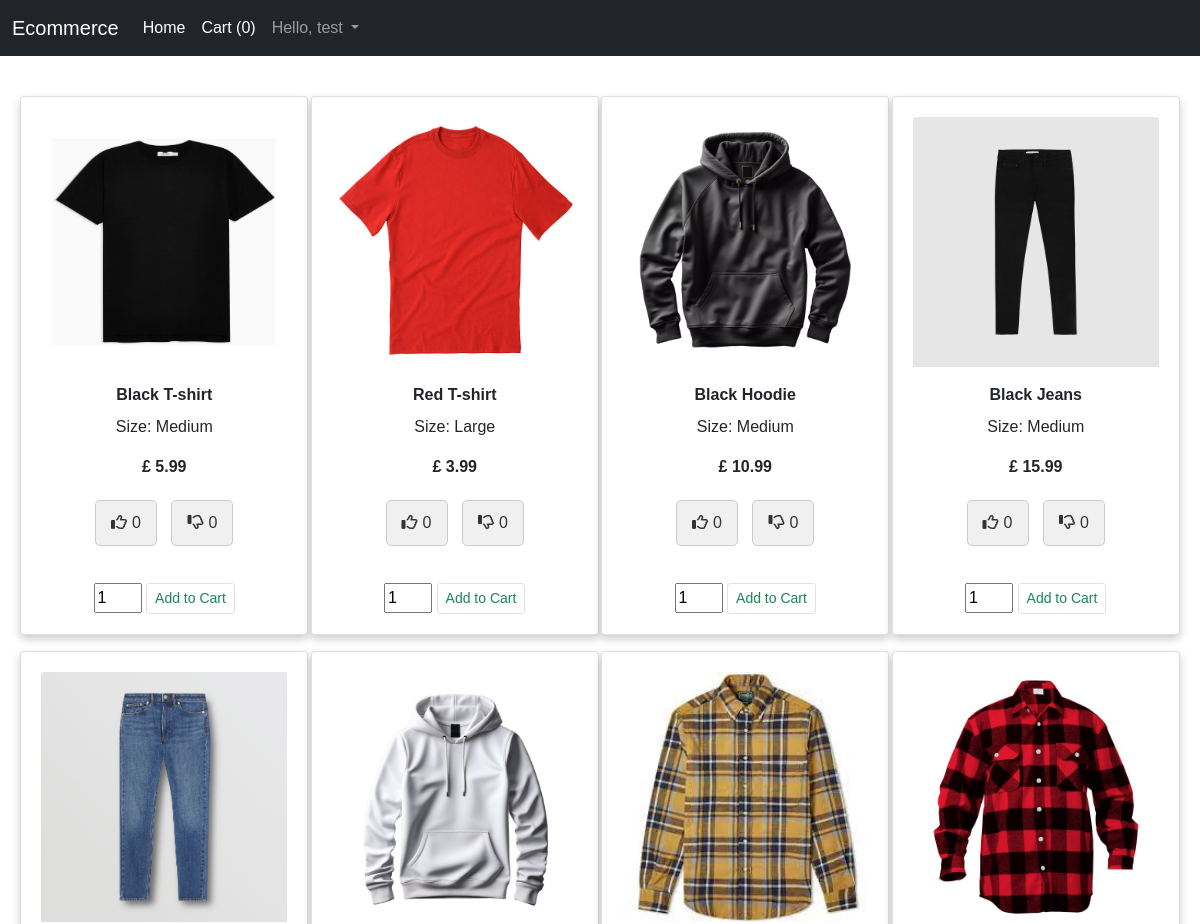
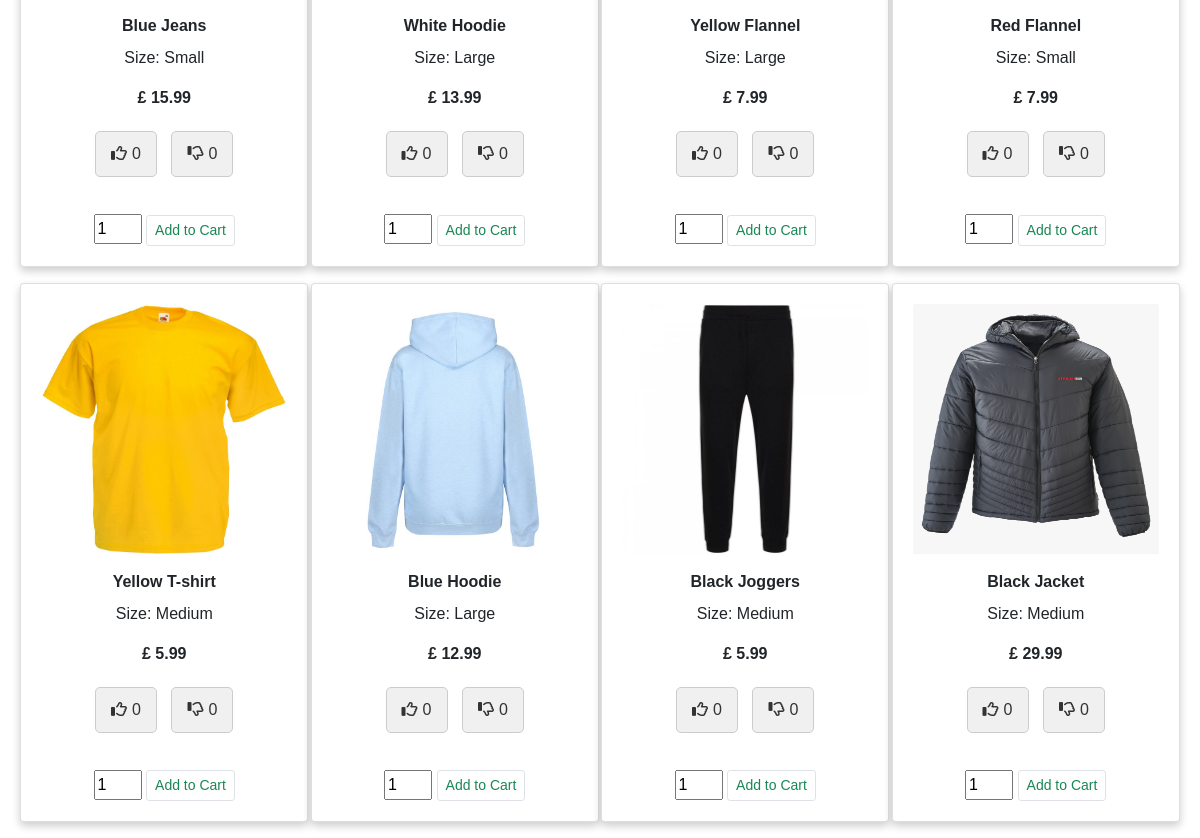
Screenshot of / (signed in) with the database file from the repository (2 pictures, top to bottom).
### app/models.py (models this page shows, shortened)
class Product(db.Model):
    Productid = db.Column(db.Integer, primary_key=True)
    ProductName = db.Column(db.String(500))
    Code = db.Column(db.String(500))
    Image = db.Column(db.String(500))
    Price = db.Column(db.Float)
    Description = db.Column(db.String(500))
    Stock = db.Column(db.Integer)
    likes = db.Column(db.Integer)
    dislikes = db.Column(db.Integer)

### app/views.py (the view)
@app.route('/', methods = ['GET', 'POST'])
def homepage():
    products = Product.query.all()
    if not products:
        flash("No products found", "error")
    return render_template('homepage.html', products=products)

### app/templates/homepage.html (shortened to what this page needs)
{% extends 'base.html' %}
{% block content %}
<head>
    <link rel="stylesheet" href="{{ url_for('static', filename='css/homepage.css') }}">
    <link rel="stylesheet" href="https://cdnjs.cloudflare.com/ajax/libs/font-awesome/6.0.0/css/all.min.css">
</head>
<body>
<br>
<div class="container-fluid mt-3">
    <div class="row">
        <div id="products" class="col-lg-13 mx-auto">
            <div class="row mx-auto">
                {% for product in products %}
                <div class="card mx-auto mb-3" style="width: 18rem;">
                    <form method="post" action="/add">
                      <img src="{{ product.Image }}" height="250" width="350" class="card-img-top" alt="...">
                      <div class="card-body">
                          <p class="card-title"><b>{{ product.ProductName }}</b></p>
                          <p class="card=text">{{ product.Description }}</p>
                          <p class="card-text"><b>£ {{ product.Price }}</b></p>
                          <a class="vote" data-product-id="{{ product.Productid }}" onclick="vote('up')">
                            <i class="far fa-thumbs-up" id="up"></i><span id="sup">{{ product.likes }}</span>
                          </a>
                          <a class="vote" data-product-id="{{ product.Productid }}" onclick="vote('down')">
                            <i class="far fa-thumbs-down" id="down"></i><span id="sdown">{{ product.dislikes }}</span>
                          </a>
                      </div>
                        {% if product.Stock>1 %}
                        <div class="cart-action">
                          <input type="text" class="product-quantity" name="quantity" value="1" size="2" />
                          <input type="submit" value="Add to Cart" class="btnAddAction btn btn-outline-success border btn-sm" />
                        </div>
                        {% else %}
                        <div class="cart-action">
                          <input type="hidden" name="code" value="{{product.Code}}"/>
                          <input type="text" class="product-quantity" name="quantity" value="1" size="2" />
                          <input type="submit" value="Out of Stock" class="btnAddAction btn btn-secondary border btn-sm" disabled />
                        </div>
                        {% endif %}
                      </form>
                </div>
                {% endfor %}
            </div>
        </div>
    </div>
</div>
{% endblock %}

### app/static/css/homepage.css (style rules this page uses)
* { box-sizing: border-box; }
body { font-family: Arial, Helvetica, sans-serif; }
.row { margin: 0 -5px; }
.row:after { content: ""; display: table; clear: both; }
.card { box-shadow: 0 4px 8px 0 rgba(0, 0, 0, 0.2); padding: 20px; text-align: center; background-color: #ffffff; }

### app/templates/homepage.html (style rules this page uses)
.vote { display: inline-block; margin: 5px; padding: 10px 15px; text-align: center; text-decoration: none; border: 1px solid #ccc; border-radius: 5px; cursor: pointer; background-color: #f0f0f0; color: #333; }
.vote i { margin-right: 5px; }

### rows the page displays
Product: Image (picture), ProductName "Black T-shirt", Description "Size: Medium", Price "5.99", likes "0", dislikes "0"
Product: Image (picture), ProductName "Red T-shirt", Description "Size: Large", Price "3.99", likes "0", dislikes "0"
Product: Image (picture), ProductName "Black Hoodie", Description "Size: Medium", Price "10.99", likes "0", dislikes "0"
Product: Image (picture), ProductName "Black Jeans", Description "Size: Medium", Price "15.99", likes "0", dislikes "0"
Product: Image (picture), ProductName "Blue Jeans", Description "Size: Small", Price "15.99", likes "0", dislikes "0"
Product: Image (picture), ProductName "White Hoodie", Description "Size: Large", Price "13.99", likes "0", dislikes "0"
Product: Image (picture), ProductName "Yellow Flannel", Description "Size: Large", Price "7.99", likes "0", dislikes "0"
Product: Image (picture), ProductName "Red Flannel", Description "Size: Small", Price "7.99", likes "0", dislikes "0"
Product: Image (picture), ProductName "Yellow T-shirt", Description "Size: Medium", Price "5.99", likes "0", dislikes "0"
Product: Image (picture), ProductName "Blue Hoodie", Description "Size: Large", Price "12.99", likes "0", dislikes "0"
Product: Image (picture), ProductName "Black Joggers", Description "Size: Medium", Price "5.99", likes "0", dislikes "0"
Product: Image (picture), ProductName "Black Jacket", Description "Size: Medium", Price "29.99", likes "0", dislikes "0"

### other values shown
{{ session['cart_item']|length }} "0"
{{ session['user'] }} "test"
